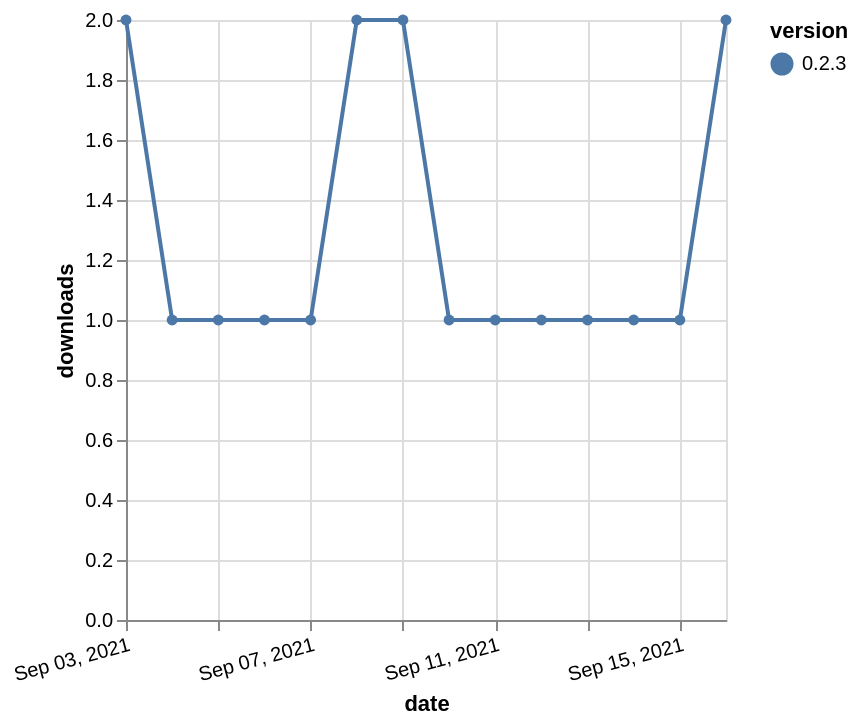

This figure's Vega-Lite source:
### Vega-Lite specification from a JSON file in a GitHub repository (floating-point values rounded to 4 significant figures)
{"$schema": "https://vega.github.io/schema/vega-lite/v5.json", "description": "A simple bar chart with embedded data.", "data": {"values": [{"date": "2021-09-03", "total": 329, "delta": 2, "version": "0.2.3"}, {"date": "2021-09-04", "total": 330, "delta": 1, "version": "0.2.3"}, {"date": "2021-09-05", "total": 331, "delta": 1, "version": "0.2.3"}, {"date": "2021-09-06", "total": 332, "delta": 1, "version": "0.2.3"}, {"date": "2021-09-07", "total": 333, "delta": 1, "version": "0.2.3"}, {"date": "2021-09-08", "total": 335, "delta": 2, "version": "0.2.3"}, {"date": "2021-09-09", "total": 337, "delta": 2, "version": "0.2.3"}, {"date": "2021-09-10", "total": 338, "delta": 1, "version": "0.2.3"}, {"date": "2021-09-11", "total": 339, "delta": 1, "version": "0.2.3"}, {"date": "2021-09-12", "total": 340, "delta": 1, "version": "0.2.3"}, {"date": "2021-09-13", "total": 341, "delta": 1, "version": "0.2.3"}, {"date": "2021-09-14", "total": 342, "delta": 1, "version": "0.2.3"}, {"date": "2021-09-15", "total": 343, "delta": 1, "version": "0.2.3"}, {"date": "2021-09-16", "total": 345, "delta": 2, "version": "0.2.3"}]}, "width": "container", "mark": {"type": "line", "point": {"filled": true}}, "encoding": {"x": {"field": "date", "type": "temporal", "timeUnit": "yearmonthdate", "title": "date", "axis": {"labelAngle": -15}}, "y": {"field": "delta", "type": "quantitative", "title": "downloads"}, "color": {"field": "version", "type": "nominal"}, "tooltip": {"field": "delta"}}}
